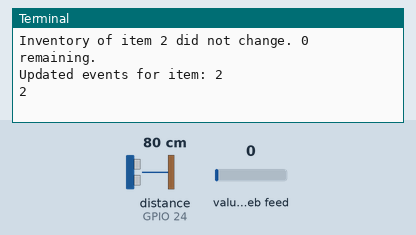
Recording of a program running on a simulated Raspberry Pi (BCM pin numbers). On the bench: the last lines printed to the terminal. Inputs (shaded band) come from the test bench; at power-on: distance to the obstacle (sensor on GPIO 24) 80 cm, value of the web feed 0. The echo pulse lasts 58.3 µs per cm; requests to the public web service named in the program get a made-up reply in its usual format after 0.4 s (London, UTC, broken clouds, 64 % humidity, 1013 hPa unless stated); the clock reads 2024-03-15 10:24:30 at power-on unless the program sets it.

Above: at 1.6 s.
1.7 s: distance to the obstacle (sensor on GPIO 24) set to 2 cm
3.2 s: value of the web feed set to 2
At 4.26 s:
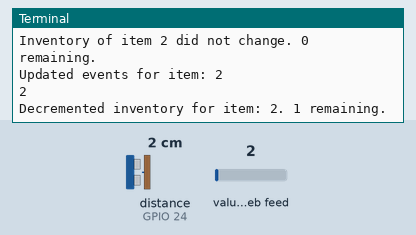
5.5 s: distance to the obstacle (sensor on GPIO 24) set to 9 cm
At 8.6 s:
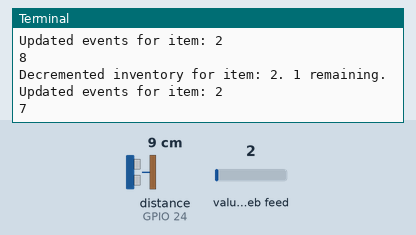

The program:

ultrasonic.py
```python
# Libraries
import RPi.GPIO as GPIO
import time
from InventoryClient import *
import math

# GPIO Mode (BOARD / BCM)
GPIO.setmode(GPIO.BCM)

# set GPIO Pins
GPIO_TRIGGER = 18
GPIO_ECHO = 24

BOTTLE_SIZE = 7 # cm
MARGIN_ERR = 2  # cm
EMPTY_D = 60  # cm
ITEM_ID = 2
REFERSH_RATE = 2  # seconds

# set GPIO direction (IN / OUT)
GPIO.setup(GPIO_TRIGGER, GPIO.OUT)
GPIO.setup(GPIO_ECHO, GPIO.IN)


def distance_changed():

    GPIO.output(GPIO_TRIGGER, True)

    time.sleep(0.00001)
    GPIO.output(GPIO_TRIGGER, False)

    start_time = time.time()
    stop_time = time.time()

    while GPIO.input(GPIO_ECHO) == 0:
        start_time = time.time()

    while GPIO.input(GPIO_ECHO) == 1:
        stop_time = time.time()

    time_elapsed = stop_time - start_time

    d = (time_elapsed * 34300) / 2

    num_bottles = ((EMPTY_D - d) / BOTTLE_SIZE)

    # print math.floor(d)

    return int(math.floor(abs(num_bottles)))


if __name__ == '__main__':
    item_load = get_item_inventory(ITEM_ID)

    try:
        while True:
            items = distance_changed()
            if item_load != items:
                update_inventory(ITEM_ID)
                update_events(ITEM_ID)
                item_load = items
                print items

            time.sleep(REFERSH_RATE)

    except KeyboardInterrupt:
        print("Measurement stopped by User")
        GPIO.cleanup()
```

InventoryClient.py
```python
import json
import urllib2
import requests


def update_inventory(item_id):
    patch_url = 'https://hackvalley-5be01.firebaseio.com/inventories/{id}/.json'

    json_response = get_item_inventory(item_id)

    if json_response > 0:
        json_response -= 1

        req = urllib2.Request(patch_url.format(id=item_id))
        req.add_header('Content-Type', 'application/json')
        req.add_header('type', 'PATCH')

        data = json.dumps({'item_count': json_response})

        requests.patch(patch_url.format(id=item_id), data)
        print "Decremented inventory for item: {item}. {num} remaining.".format(item=item_id, num=json_response)
    else:
        print "Inventory of item {item} did not change. {num} remaining.".format(item=item_id, num=json_response)


def update_events(item_id):
    patch_url = 'https://hackvalley-5be01.firebaseio.com/events/.json'

    data = json.dumps({
        'item_id': item_id,
        'status': 'in_cart'
    })

    requests.post(patch_url, data)

    print "Updated events for item: {item}".format(item=item_id)


def get_item_inventory(item_id):
    url = 'https://hackvalley-5be01.firebaseio.com/inventories/{id}/item_count.json'

    response = urllib2.urlopen(url.format(id=item_id)).read()
    return json.loads(response)
```

Measured:
- after the input at 3.2 s, the terminal: prints a new line after 0.81 s (image 1)
- after the input at 5.5 s, the terminal: prints a new line after 2.1 s (image 2)
